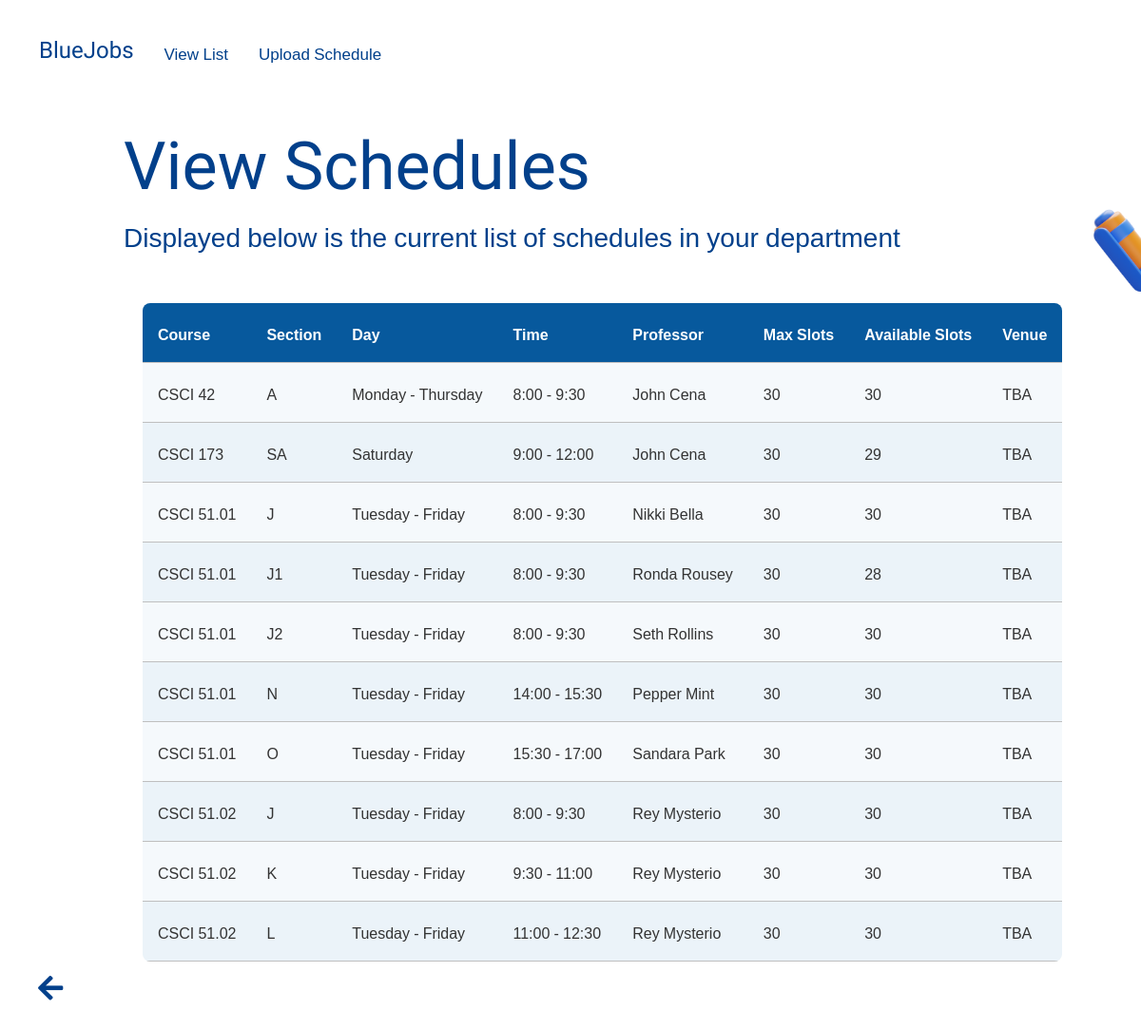
/department/courses (signed in), run on the app's committed database.
### professor_select/models.py (models this page shows, shortened)
class CourseSection (models.Model):
    course = models.ForeignKey(Course, related_name = "classes",
                                on_delete = models.CASCADE)
    section = models.ForeignKey(SectionSchedule, related_name = "course_schedule",
                                on_delete = models.CASCADE)
    professor = models.ForeignKey(Professor, related_name = "professor_classes",
                                on_delete = models.CASCADE)
    slots = models.PositiveIntegerField(default = 30)
    venue = models.CharField(max_length = 255, default = "TBA")
    class Meta:
        constraints = [
            models.UniqueConstraint(fields=['course', 'section'], name='course_section')
        ]
    @property
    def available_slots(self):
        occupied_slots = len(self.students.all())
        return self.slots - occupied_slots

class Course (models.Model):
    course_code = models.CharField(max_length = 20, unique = True)
    course_title = models.CharField(max_length = 255)
    department = models.ForeignKey(Department, related_name = "department_classes",
                                on_delete = models.CASCADE, default = get_department)
    def __str__(self):
        return '{}'.format(self.course_code)

class SectionSchedule (models.Model):
    day_choices = (
        ('Monday - Thursday', 'Monday - Thursday'),
        ('Tuesday - Friday', 'Tuesday - Friday'),
        ('Wednesday', ' Wednesday'),
        ('Saturday', 'Saturday')
    )
    timeslots = (
        ('8:00 - 9:30', '8:00 - 9:30'),
        ('9:30 - 11:00', '9:30 - 11:00'),
        ('11:00 - 12:30', '11:00 - 12:30'),
        ('12:30 - 14:00', '12:30 - 14:00'),
        ('14:00 - 15:30', '14:00 - 15:30'),
        ('15:30 - 17:00', '15:30 - 17:00'),
        ('17:00 - 18:30', '17:00 - 18:30'),
        ('18:30 - 20:00', '18:30 - 20:00'),
        ('9:00 - 12:00', '9:00 - 12:00'),
        ('12:00 - 15:00', '12:00 - 15:00'),
        ('15:00 - 18:00', '15:00 - 18:00'),
        ('18:00 - 21:00', '18:00 - 21:00')
    )
    section_code = models.CharField(max_length = 10)
    day_schedule = models.CharField(max_length = 20, choices = day_choices)
    time_schedule = models.CharField(max_length = 20, choices = timeslots)
    period = models.PositiveIntegerField(default = 1)
    def __str__(self):
        return '{}'.format(self.section_code)

class Professor (models.Model):
    professor_name = models.CharField(max_length = 255)
    email = models.EmailField(max_length = 255, unique = True)
    def __str__(self):
        return '{}'.format(self.professor_name)

### schedule_maker/models.py (models this page shows, shortened)
class StudentSchedule (models.Model):
    student = models.ForeignKey(Student, on_delete = models.CASCADE, related_name = "classes")
    course_section = models.ForeignKey(CourseSection, on_delete = models.CASCADE, related_name = "students")
    class Meta:
        constraints = [
            models.UniqueConstraint(fields=['course_section', 'student'], name = 'student_schedule')
        ]

### department_schedule_upload/views.py (the view)
# urls.py: path('courses', department_classes, name="class-list"),
def department_classes(request):
    if request.user.is_authenticated and request.user.is_department:
        current_user = request.user
        department = Department.objects.get(pk = current_user.pk)
        args = {
            'user': department,
            'courses': department.department_classes.all()
        }
        return render(request, 'department_schedule_upload/department-classes.html', args)
    else:
        return redirect('landing_page:home')

### department_schedule_upload/templates/department_schedule_upload/department-classes.html (shortened to what this page needs)
{% extends 'base.html' %}
{% load static %}
{% block content %}
    <div class="white-bg scrollable view-sched">
    <ul class="navbar">
        <li><a class="bluejobsnav" href="{% url 'landing_page:homepage-department' %}">BlueJobs</a></li>
        <li><a href="{% url 'department_schedule_upload:class-list' %}">View List</a></li>
        <li><a href="{% url 'department_schedule_upload:upload-classes' %}">Upload Schedule</a></li>
        <li><a class="contrast-signout" href="{% url 'landing_page:login' %}">Sign Out</a></li>
    </ul>
      <img src="{% static 'viewlist_icon.png' %}" class="landing-icon">
      <div class="title-box">
        <h1 class="homepage-title">View Schedules</h1>
        <p class="homepage-subtitle">Displayed below is the current list of schedules in your department</p>
        <br><br><br>
        <table class="sched-table">
            <th>Course</th>
            <th>Section</th>
            <th>Day</th>
            <th>Time</th>
            <th>Professor</th>
            <th>Max Slots</th>
            <th>Available Slots</th>
            <th>Venue</th>
            {% for course in courses %}
                {% for class in course.classes.all %}
                <tr>
                    <td>{{ class.course }}</td>
                    <td>{{ class.section }}</td>
                    <td>{{ class.section.day_schedule }}</td>
                    <td>{{ class.section.time_schedule }}</td>
                    <td>{{ class.professor }}</td>
                    <td>{{ class.slots }}</td>
                    <td>{{ class.available_slots }}</td>
                    <td>{{ class.venue }}</td>
                </tr>
                {% endfor %}
            {% endfor %}
        </table>
        <br><br><br><br>
      </div>
    </div>
    <a href="{% url 'landing_page:homepage-department' %}" class="back-arrow-dark">
      <i class="fas fa-arrow-left"></i>
    </a>
{% endblock %}

### static/css/style.css (style rules this page uses)
body { background: linear-gradient(120deg, #023E8A, #023E8A, #5ABDDC, #0D9CCA); background-size: 300% 300%; animation: gradient 15s ease infinite; height: 100vh; margin: 0; overflow-x: hidden; overflow-y: hidden; }
.white-bg { position: relative; background-color: white; height: 100vh; width: 100vw; overflow-y: hidden; overflow-x: hidden; z-index: 1; }
.scrollable { overflow-y: visible !important; }
.back-arrow-dark { position: fixed; bottom: 50px; left: 40px; width: 10px; height: 10px; font-size: 30px; color: #02408B; cursor: pointer; z-index: 9999; }
.landing-icon { position: absolute; width: 350px; height: 350px; top: 190px; left: 1100px; transform: translateY(0); animation: bob2 2s ease-in-out; animation-direction: alternate; animation-iteration-count: infinite; z-index: 3; }
.white-bg .title-box { position: absolute; left: 130px; top: 180px; }
.white-bg .homepage-title { font-family: "Bowlby One SC", sans-serif; font-weight: 400; font-size: 70px; font-style: normal; color: #02408B; padding-bottom: -40px; margin-top: 0; margin-bottom: 0; line-height: 110px; }
.white-bg .homepage-subtitle { margin-top: 0; margin-bottom: 0; color: #02408B; font-size: 30px; font-family: "Noto Sans Khojki", sans-serif; font-weight: 400; font-style: normal; line-height: 35px; }
.title-box { position: absolute; left: 180px; top: 250px; }
.homepage-title { font-family: "Bowlby One SC", sans-serif; font-weight: 400; font-size: 100px; font-style: normal; color: white; padding-bottom: -40px; margin-top: 0; margin-bottom: 0; line-height: 120px; }
.homepage-subtitle { margin-top: 0; margin-bottom: 0; color: white; font-size: 25px; font-family: "Noto Sans Khojki", sans-serif; font-weight: 400; font-style: normal; line-height: 35px; }
.contrast-signout { color: white !important; }
.view-sched .title-box { top: 120px; }
.view-sched .homepage-subtitle { font-size: 28px !important; }
.view-sched .landing-icon { position: fixed; width: 350px; height: 350px; top: 190px; left: 1150px; transform: translateY(0); animation: bob2 2s ease-in-out; animation-direction: alternate; animation-iteration-count: infinite; z-index: 3; }
.sched-table { margin-left: 20px !important; font-family: "Noto Sans Khojki", sans-serif; margin: auto; min-width: 300px; max-width: 100%; border-collapse: collapse; }
.sched-table tr { border-top: 1px solid #ddd; border-bottom: 1px solid #ddd; background-color: #f5f9fc; }
.sched-table tr:nth-child(odd):not(:first-child) { background-color: #ebf3f9; }
.sched-table th { display: none; }
.sched-table td { display: block; }
.sched-table td:first-child { margin-top: .5em; }
.sched-table td:last-child { margin-bottom: .5em; }
.sched-table td:before { content: attr(data-th) ": "; font-weight: bold; width: 120px; display: inline-block; color: #000; }
.sched-table th, .sched-table td { text-align: left; }
.sched-table { color: #333; border-radius: .5em; overflow: hidden; }
.sched-table tr { border-color: #bfbfbf; }
.sched-table th, .sched-table td { padding: .5em 1em; }
@media screen and (min-width: 600px) { .sched-table td:before { display: none; } }
@media screen and (min-width: 600px) { .sched-table th, .sched-table td { display: table-cell; padding: .25em .5em; } }
@media screen and (min-width: 600px) { .sched-table th:first-child, .sched-table td:first-child { padding-left: 0; } }
@media screen and (min-width: 600px) { .sched-table th:last-child, .sched-table td:last-child { padding-right: 0; } }
@media screen and (min-width: 600px) { .sched-table th, .sched-table td { padding: 1em !important; } }
.navbar { position: relative; list-style-type: none; margin: 25px; padding: 0; overflow: hidden; background-color: transparent; font-family: "Noto Sans Khojki", sans-serif; font-weight: 400; font-style: normal; font-size: 17px; z-index: 9999; }
.navbar li:last-child { float: right; }
.bluejobsnav { font-family: "Bowlby One SC", sans-serif; font-weight: 400; font-size: 24px; font-style: normal; }
li { float: left; }
li a { display: block; color: white; text-align: center; padding: 14px 16px; text-decoration: none; border-radius: 10px; transition: 0.3s; float: left; }
.white-bg li a { color: #02408B; }

### data on the page
CourseSection: course "CSCI 42", section "A", section.day_schedule "Monday - Thursday", section.time_schedule "8:00 - 9:30", professor "John Cena", slots "30", available_slots "30", venue "TBA"
CourseSection: course "CSCI 173", section "SA", section.day_schedule "Saturday", section.time_schedule "9:00 - 12:00", professor "John Cena", slots "30", available_slots "29", venue "TBA"
CourseSection: course "CSCI 51.01", section "J", section.day_schedule "Tuesday - Friday", section.time_schedule "8:00 - 9:30", professor "Nikki Bella", slots "30", available_slots "30", venue "TBA"
CourseSection: course "CSCI 51.01", section "J1", section.day_schedule "Tuesday - Friday", section.time_schedule "8:00 - 9:30", professor "Ronda Rousey", slots "30", available_slots "28", venue "TBA"
CourseSection: course "CSCI 51.01", section "J2", section.day_schedule "Tuesday - Friday", section.time_schedule "8:00 - 9:30", professor "Seth Rollins", slots "30", available_slots "30", venue "TBA"
CourseSection: course "CSCI 51.01", section "N", section.day_schedule "Tuesday - Friday", section.time_schedule "14:00 - 15:30", professor "Pepper Mint", slots "30", available_slots "30", venue "TBA"
CourseSection: course "CSCI 51.01", section "O", section.day_schedule "Tuesday - Friday", section.time_schedule "15:30 - 17:00", professor "Sandara Park", slots "30", available_slots "30", venue "TBA"
CourseSection: course "CSCI 51.02", section "J", section.day_schedule "Tuesday - Friday", section.time_schedule "8:00 - 9:30", professor "Rey Mysterio", slots "30", available_slots "30", venue "TBA"
CourseSection: course "CSCI 51.02", section "K", section.day_schedule "Tuesday - Friday", section.time_schedule "9:30 - 11:00", professor "Rey Mysterio", slots "30", available_slots "30", venue "TBA"
CourseSection: course "CSCI 51.02", section "L", section.day_schedule "Tuesday - Friday", section.time_schedule "11:00 - 12:30", professor "Rey Mysterio", slots "30", available_slots "30", venue "TBA"
